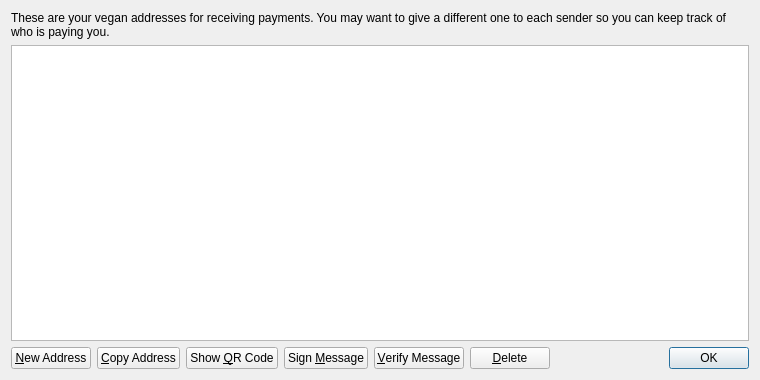
<?xml version="1.0" encoding="UTF-8"?>
<ui version="4.0">
 <class>AddressBookPage</class>
 <widget class="QWidget" name="AddressBookPage">
  <property name="geometry">
   <rect>
    <x>0</x>
    <y>0</y>
    <width>760</width>
    <height>380</height>
   </rect>
  </property>
  <property name="windowTitle">
   <string>Address Book</string>
  </property>
  <layout class="QVBoxLayout" name="verticalLayout">
   <item>
    <widget class="QLabel" name="labelExplanation">
     <property name="text">
      <string>These are your vegan addresses for receiving payments. You may want to give a different one to each sender so you can keep track of who is paying you.</string>
     </property>
     <property name="textFormat">
      <enum>Qt::PlainText</enum>
     </property>
     <property name="wordWrap">
      <bool>true</bool>
     </property>
    </widget>
   </item>
   <item>
    <widget class="QTableView" name="tableView">
     <property name="contextMenuPolicy">
      <enum>Qt::CustomContextMenu</enum>
     </property>
     <property name="toolTip">
      <string>Double-click to edit address or label</string>
     </property>
     <property name="tabKeyNavigation">
      <bool>false</bool>
     </property>
     <property name="alternatingRowColors">
      <bool>true</bool>
     </property>
     <property name="selectionMode">
      <enum>QAbstractItemView::SingleSelection</enum>
     </property>
     <property name="selectionBehavior">
      <enum>QAbstractItemView::SelectRows</enum>
     </property>
     <property name="sortingEnabled">
      <bool>true</bool>
     </property>
     <attribute name="verticalHeaderVisible">
      <bool>false</bool>
     </attribute>
    </widget>
   </item>
   <item>
    <layout class="QHBoxLayout" name="horizontalLayout">
     <item>
      <widget class="QPushButton" name="newAddressButton">
       <property name="toolTip">
        <string>Create a new address</string>
       </property>
       <property name="text">
        <string>&amp;New Address</string>
       </property>
       <property name="icon">
        <iconset resource="../bitcoin.qrc">
         <normaloff>:/icons/add</normaloff>:/icons/add</iconset>
       </property>
      </widget>
     </item>
     <item>
      <widget class="QPushButton" name="copyToClipboard">
       <property name="toolTip">
        <string>Copy the currently selected address to the system clipboard</string>
       </property>
       <property name="text">
        <string>&amp;Copy Address</string>
       </property>
       <property name="icon">
        <iconset resource="../bitcoin.qrc">
         <normaloff>:/icons/editcopy</normaloff>:/icons/editcopy</iconset>
       </property>
      </widget>
     </item>
     <item>
      <widget class="QPushButton" name="showQRCode">
       <property name="text">
        <string>Show &amp;QR Code</string>
       </property>
       <property name="icon">
        <iconset resource="../bitcoin.qrc">
         <normaloff>:/icons/qrcode</normaloff>:/icons/qrcode</iconset>
       </property>
      </widget>
     </item>
     <item>
      <widget class="QPushButton" name="signMessage">
       <property name="toolTip">
        <string>Sign a message to prove you own a vegan address</string>
       </property>
       <property name="text">
        <string>Sign &amp;Message</string>
       </property>
       <property name="icon">
        <iconset resource="../bitcoin.qrc">
         <normaloff>:/icons/edit</normaloff>:/icons/edit</iconset>
       </property>
      </widget>
     </item>
     <item>
      <widget class="QPushButton" name="verifyMessage">
       <property name="toolTip">
        <string>Verify a message to ensure it was signed with a specified vegan address</string>
       </property>
       <property name="text">
        <string>&amp;Verify Message</string>
       </property>
       <property name="icon">
        <iconset resource="../bitcoin.qrc">
         <normaloff>:/icons/transaction_0</normaloff>:/icons/transaction_0</iconset>
       </property>
      </widget>
     </item>
     <item>
      <widget class="QPushButton" name="deleteButton">
       <property name="toolTip">
        <string>Delete the currently selected address from the list</string>
       </property>
       <property name="text">
        <string>&amp;Delete</string>
       </property>
       <property name="icon">
        <iconset resource="../bitcoin.qrc">
         <normaloff>:/icons/remove</normaloff>:/icons/remove</iconset>
       </property>
      </widget>
     </item>
     <item>
      <spacer name="horizontalSpacer">
       <property name="orientation">
        <enum>Qt::Horizontal</enum>
       </property>
       <property name="sizeHint" stdset="0">
        <size>
         <width>40</width>
         <height>20</height>
        </size>
       </property>
      </spacer>
     </item>
     <item>
      <widget class="QDialogButtonBox" name="buttonBox">
       <property name="sizePolicy">
        <sizepolicy hsizetype="Maximum" vsizetype="Fixed">
         <horstretch>0</horstretch>
         <verstretch>0</verstretch>
        </sizepolicy>
       </property>
       <property name="standardButtons">
        <set>QDialogButtonBox::Ok</set>
       </property>
      </widget>
     </item>
    </layout>
   </item>
  </layout>
 </widget>
 <resources>
  <include location="../bitcoin.qrc"/>
 </resources>
 <connections/>
</ui>
